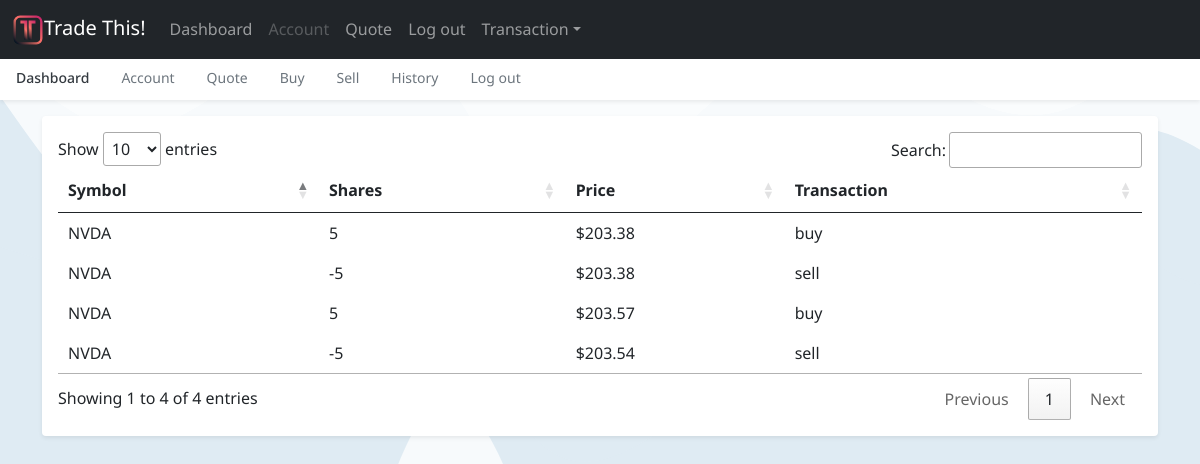
Screenshot of /history (signed in) with the database file from the repository.
### tables this page shows
CREATE TABLE 'user_stocks' ('user_id' integer, 'symbol' text, 'shares' integer, 'price' numeric, 'operation' text);

### app.py (the view)
@app.route("/history")
@login_required
def history():
    user_stocks = db.execute("SELECT * FROM user_stocks WHERE user_id = ?", session["user_id"])
    return render_template("history.html", user_stocks=user_stocks)

### app.py (called while the page is built)
@app.after_request
def after_request(response):
    response.headers["Cache-Control"] = "no-cache, no-store, must-revalidate"
    response.headers["Expires"] = 0
    response.headers["Pragma"] = "no-cache"
    return response

### helpers.py (called while the page is built)
def login_required(f):
    @wraps(f)
    def decorated_function(*args, **kwargs):
        if session.get("user_id") is None:
            return redirect("/login")
        return f(*args, **kwargs)
    return decorated_function

def usd(value):
    return f"${value:,.2f}"

### templates/history.html (shortened to what this page needs)
{% extends "layout.html" %}
{% block headscript %}
    <link rel="stylesheet" type="text/css" href="https://cdn.datatables.net/1.11.3/css/jquery.dataTables.css">
{% endblock %}
{% block main %}
  <div class="acrylic shadow my-3 p-3 bg-body rounded shadow-sm">
    <table id="data" class="table table-borderless table-responsive">
      <thead>
        <tr>
            <th scope="col">Symbol</th>
            <th scope="col">Shares</th>
            <th scope="col">Price</th>
            <th scope="col">Transaction</th>
        </tr>
      </thead>
          <tbody>
              {% for stock in user_stocks %}
              <tr>
                  <td>
                      {{ stock.symbol }}
                  </td>
                  <td>
                      {{ stock.shares }}
                  </td>
                  <td>
                      {{ stock.price | usd }}
                  </td>
                  <td>
                      {{ stock.operation }}
                  </td>
              </tr>
              {% endfor %}
          </tbody>
    </table>
  </div>
{% endblock %}

### static/css/index-style.css (style rules this page uses)
html, body { overflow-x: hidden; font-family: 'Noto Sans', sans-serif; }
body { padding-top: 56px; background-image: url(./stacked-waves-haikei.svg); }

### rows the page displays
user_stocks: symbol "NVDA", shares "5", price "$203.38", operation "buy"
user_stocks: symbol "NVDA", shares "-5", price "$203.38", operation "sell"
user_stocks: symbol "NVDA", shares "5", price "$203.57", operation "buy"
user_stocks: symbol "NVDA", shares "-5", price "$203.54", operation "sell"
